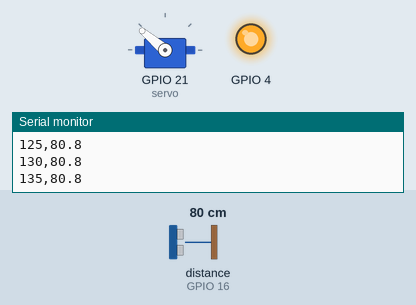
This sketch was run on a simulated ESP32. On the bench: servo, output pins drawn as LEDs (lit = HIGH), the last lines printed to the serial monitor. Wiring (inferred from the names in the program): ultrasonic range finder: trigger GPIO 17; echo GPIO 16. The inputs (shaded band) are chosen by the test bench; at power-on: distance to the obstacle (sensor on GPIO 16) 80 cm. The echo pulse lasts 58.3 µs per cm; pins used as bus, display or sensor lines are not drawn.

Above: at 3.51 s.
5.1 s: distance to the obstacle (sensor on GPIO 16) set to 250 cm
At 5.45 s:
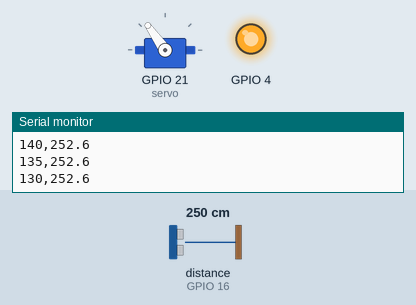
8.1 s: distance to the obstacle (sensor on GPIO 16) set to 2 cm
At 8.11 s:
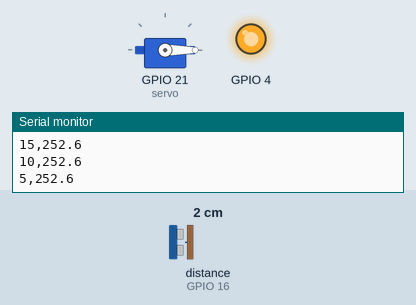
Timing chart, 0 to 17.1 s (numbered marks = the images above; inputs shaded):
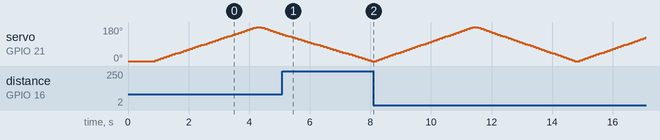

The sketch:

test_scan.ino
```cpp
// Phase-2 test: complete scanning mechanism (servo + Sensor 3), 0-180 deg in 5 deg steps.
// Expected: one "angle,distance" line per step. Paste the output into a spreadsheet
// (or the Arduino Serial Plotter) - the profile should match the room. Re-run with an
// object placed at ~90 deg: only the readings near 90 deg should drop.
#include <Arduino.h>
#include <ESP32Servo.h>
#include "common_ping.h"

Servo servo;
const uint8_t TRIG = 17, ECHO = 16;
const int STEP = 5, SETTLE_MS = 80;

void setup() {
  pinMode(4, OUTPUT); digitalWrite(4, HIGH);
  Serial.begin(115200);
  pinMode(TRIG, OUTPUT);
  pinMode(ECHO, INPUT_PULLDOWN);
  ESP32PWM::allocateTimer(0);
  servo.setPeriodHertz(50);
  servo.attach(21, 500, 2400);
  servo.write(0);
  delay(800);
  Serial.println("angle,distance_cm");
}

void sweep(int from, int to, int dir) {
  for (int a = from; dir > 0 ? a <= to : a >= to; a += dir * STEP) {
    servo.write(a);
    delay(STEP * 2 + SETTLE_MS);
    float cm = pingCm(TRIG, ECHO);
    Serial.printf("%d,%.1f\n", a, cm);
  }
}

void loop() {
  sweep(0, 180, 1);
  sweep(180, 0, -1);
}
```

common_ping.h
```cpp
// Shared helper for the Phase-2 test sketches: one blocking ping (fine for tests).
#pragma once
#include <Arduino.h>

// Returns distance in cm, -1 = out of range (no echo back), -2 = sensor did not respond.
inline float pingCm(uint8_t trig, uint8_t echo) {
  digitalWrite(trig, LOW);
  delayMicroseconds(2);
  digitalWrite(trig, HIGH);
  delayMicroseconds(10);
  digitalWrite(trig, LOW);
  uint32_t t0 = micros();
  while (!digitalRead(echo)) if (micros() - t0 > 8000) return -2;
  uint32_t rise = micros();
  while (digitalRead(echo)) if (micros() - rise > 25000) return -1;
  float cm = (micros() - rise) / 57.7f;  // 25 C
  return (cm < 2 || cm > 400) ? -1 : cm;
}

inline void printReading(const char* name, float cm) {
  if (cm == -2) Serial.printf("%s: NO RESPONSE (check VCC/GND/ECHO wiring)\n", name);
  else if (cm == -1) Serial.printf("%s: out of range (>4 m or no echo)\n", name);
  else Serial.printf("%s: %.1f cm\n", name, cm);
}
```
